Frame 1 (no input): blank canvas, image omitted
Frame 60 (no input): blank canvas, image omitted
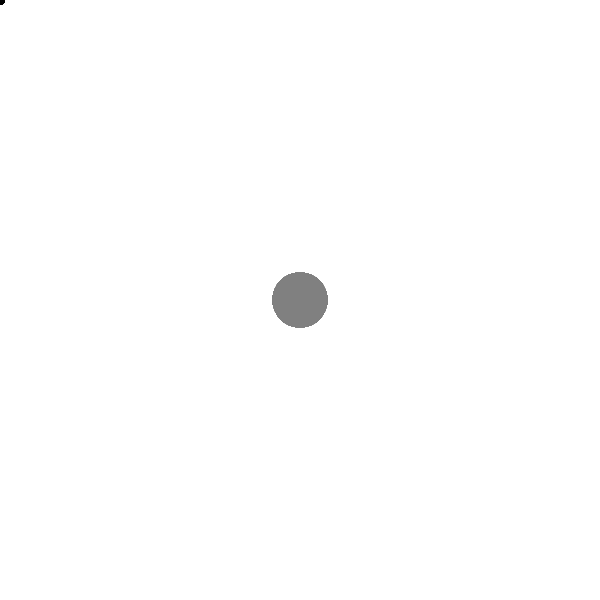
Frame 120 (the mouse pressed at the canvas centre since frame 60)

The p5.js sketch whose frames 1 and 60 were blank and that drew this single picture after the mouse press (run headless with seeded random() and noise() and a simulated clock; from frame 60 on, the mouse is pressed at the canvas centre):

// p5.js sketch
// ── sketch.js
let rechts = 100;
let links = 10;

let oben = 1;
let unten = 255;



function setup() {
  createCanvas(600, 600);
  noStroke();
}

function draw() {

  let d = map(mouseX, 0, width, links, rechts);
  let f = map(mouseY, 0, width, oben, unten);
  fill(f);

  background(240, 0);


  ellipse(mouseX, mouseY, d, d);



}
